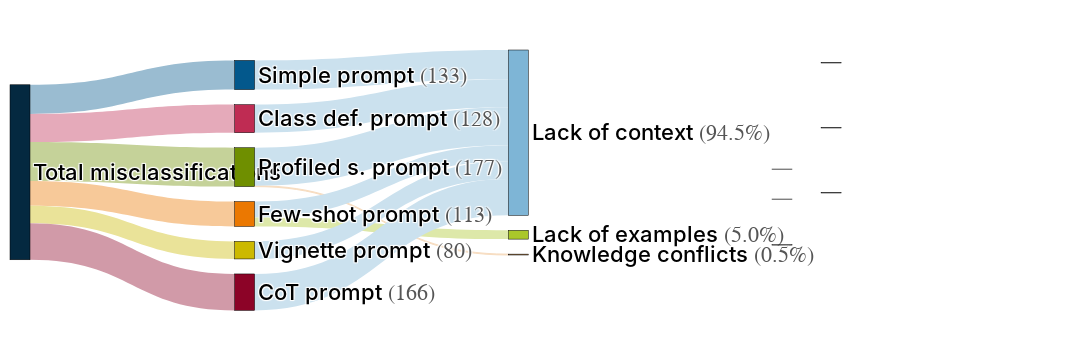

Notebook source saved alongside this figure:
### Code cell
prompt_cases_dict_Gemma = {
    "Simple prompt": cases_Gemma_simple_df,
    "Class def. prompt": cases_Gemma_class_def_df,
    "Profiled s. prompt": cases_Gemma_profiled_simple_df,
    "Few-shot prompt": cases_Gemma_few_shot_df,
    "Vignette prompt": cases_Gemma_vignette_df,
    "CoT prompt": cases_Gemma_cot_df
}

prompt_reasons_dict_Gemma = {
    "Simple prompt": main_reasons_Gemma_simple_df,
    "Class def. prompt": main_reasons_Gemma_class_def_df,
    "Profiled s. prompt": main_reasons_Gemma_profiled_simple_df,
    "Few-shot prompt": main_reasons_Gemma_few_shot_df,
    "Vignette prompt": main_reasons_Gemma_vignette_df,
    "CoT prompt": main_reasons_Gemma_cot_df
}

plot_global_misclassification_sankey("Gemma", prompt_cases_dict_Gemma, prompt_reasons_dict_Gemma)

### Figure 1 — Plotly figure (JSON) as saved in the notebook; plotly's stock layout.template omitted (floating-point values rounded to 4 significant figures)
{"data": [{"arrangement": "snap", "link": {"color": ["rgb(154, 188, 209)", "rgb(229, 170, 186)", "rgb(197, 210, 153)", "rgb(247, 201, 153)", "rgb(234, 227, 153)", "rgb(209, 154, 168)", "rgba(255,255,255,0)", "rgba(255,255,255,0)", "rgba(255,255,255,0)", "rgb(203, 225, 238)", "rgb(203, 225, 238)", "rgb(247, 221, 193)", "rgb(203, 225, 238)", "rgb(203, 225, 238)", "rgb(221, 232, 169)", "rgb(203, 225, 238)", "rgb(203, 225, 238)", "rgba(0,0,0,0)", "rgba(0,0,0,0)", "rgba(0,0,0,0)"], "source": [0, 0, 0, 0, 0, 0, 7, 9, 11, 1, 2, 3, 3, 4, 4, 5, 6, 7, 9, 11], "target": [1, 2, 3, 4, 5, 6, 8, 10, 12, 7, 7, 11, 7, 7, 9, 7, 7, 13, 14, 15], "value": [133, 128, 177, 113, 80, 166, 1e-06, 1e-06, 1e-06, 133, 128, 4, 173, 73, 40, 80, 166, 1e-10, 1e-10, 1e-10]}, "node": {"color": ["#042940", "#03588C", "#BF2C53", "#6F8F00", "#EB7801", "#CCB900", "#8C0327", "#7EB5D6", "rgba(0,0,0,0)", "#AAC72A", "rgba(0,0,0,0)", "#EBAA64", "rgba(0,0,0,0)", "rgba(0,0,0,0)", "rgba(0,0,0,0)", "rgba(0,0,0,0)"], "label": ["Total misclassifications", "Simple prompt <span style='color:#555; font-weight:normal;'>(133)</span>", "Class def. prompt <span style='color:#555; font-weight:normal;'>(128)</span>", "Profiled s. prompt <span style='color:#555; font-weight:normal;'>(177)</span>", "Few-shot prompt <span style='color:#555; font-weight:normal;'>(113)</span>", "Vignette prompt <span style='color:#555; font-weight:normal;'>(80)</span>", "CoT prompt <span style='color:#555; font-weight:normal;'>(166)</span>", "Lack of context <span style='color:#555; font-weight:normal;'>(94.5%)</span>", "", "Lack of examples <span style='color:#555; font-weight:normal;'>(5.0%)</span>", "", "Knowledge conflicts <span style='color:#555; font-weight:normal;'>(0.5%)</span>", "", "", "", ""], "line": {"color": "black", "width": 0.5}, "pad": 15, "thickness": 20, "x": [0.0, 0.3, 0.3, 0.3, 0.3, 0.3, 0.3, 0.65, null, 0.65, null, 0.65, null, 1.05, 1.05, 1.05], "y": [0.5, 0.1, 0.26, 0.42, 0.58, 0.74, 0.9, 0.05, null, 0.31, null, 0.57, null, 0.05, 0.31, 0.57]}, "type": "sankey"}], "layout": {"font": {"size": 22, "color": "black", "family": "Times New Roman", "weight": 549}, "margin": {"t": 50, "l": 10, "r": 300, "b": 50}, "height": 350, "width": 1300}}
